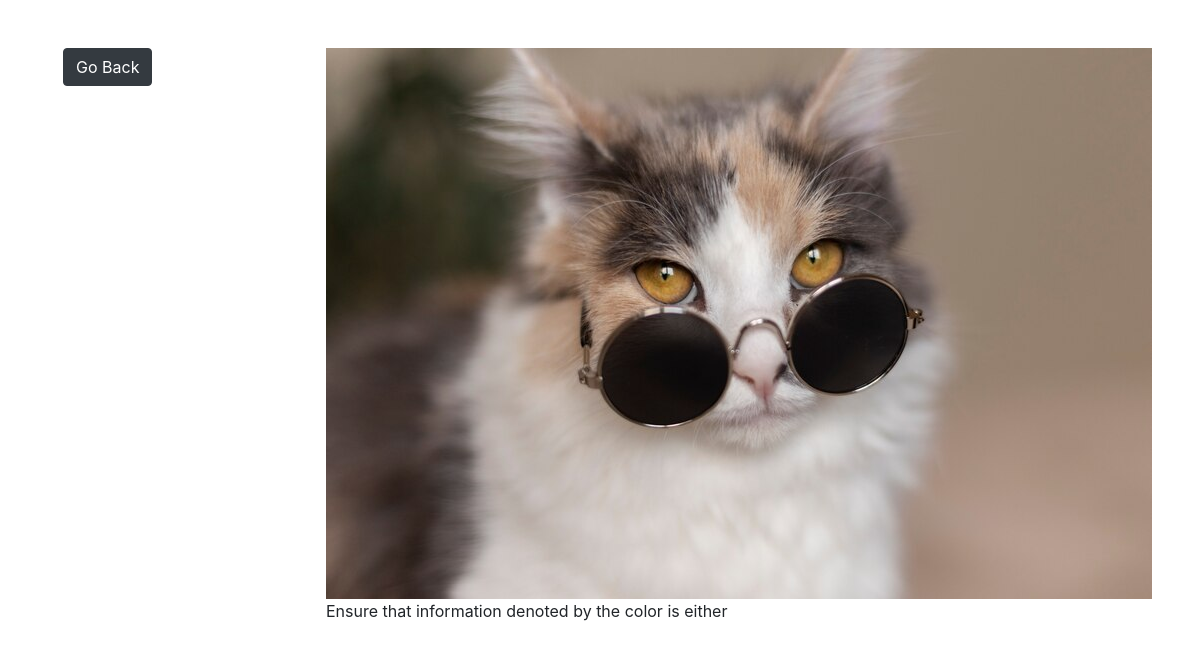
The app's page /photo/7/ with its own data.
### photos/models.py (models this page shows, shortened)
class Photo(models.Model):
     category = models.ForeignKey(Category, on_delete=models.SET_NULL, null=True, blank=True)
     image = models.ImageField(max_length=500, null=False, blank=False)
     description = models.TextField()

### photos/views.py (the view)
# urls.py: path('photo/<str:pk>/', views.viewPhoto, name='photo'),
def viewPhoto(request, pk):
    photo = Photo.objects.get(id=pk)
    return render(request, 'photo.html', {'photo': photo})

### photos/templates/photo.html (shortened to what this page needs)
<!DOCTYPE html>
<html lang="en">
<head>
    <link rel="stylesheet" href="https://cdn.jsdelivr.net/npm/bootstrap@4.5.3/dist/css/bootstrap.min.css">
</head>
<body class="m-5">
    <div class="container">
        <div class="row justify-content-center">
            <Div class="col">
                <a href="{% url 'gallery' %}" class="btn btn-dark">Go Back</a>
            </Div>
            <div style="height: 90vh;">
            <img style="max-width: 100%;max-height: 100%;" src="{{ photo.image.url}}">
            <p>{{ photo.description }}</p>
        </div>
        </div>
    </div>
</body>
</html>

### records on screen
Photo: image (picture), description "Ensure that information denoted by the color is either"
